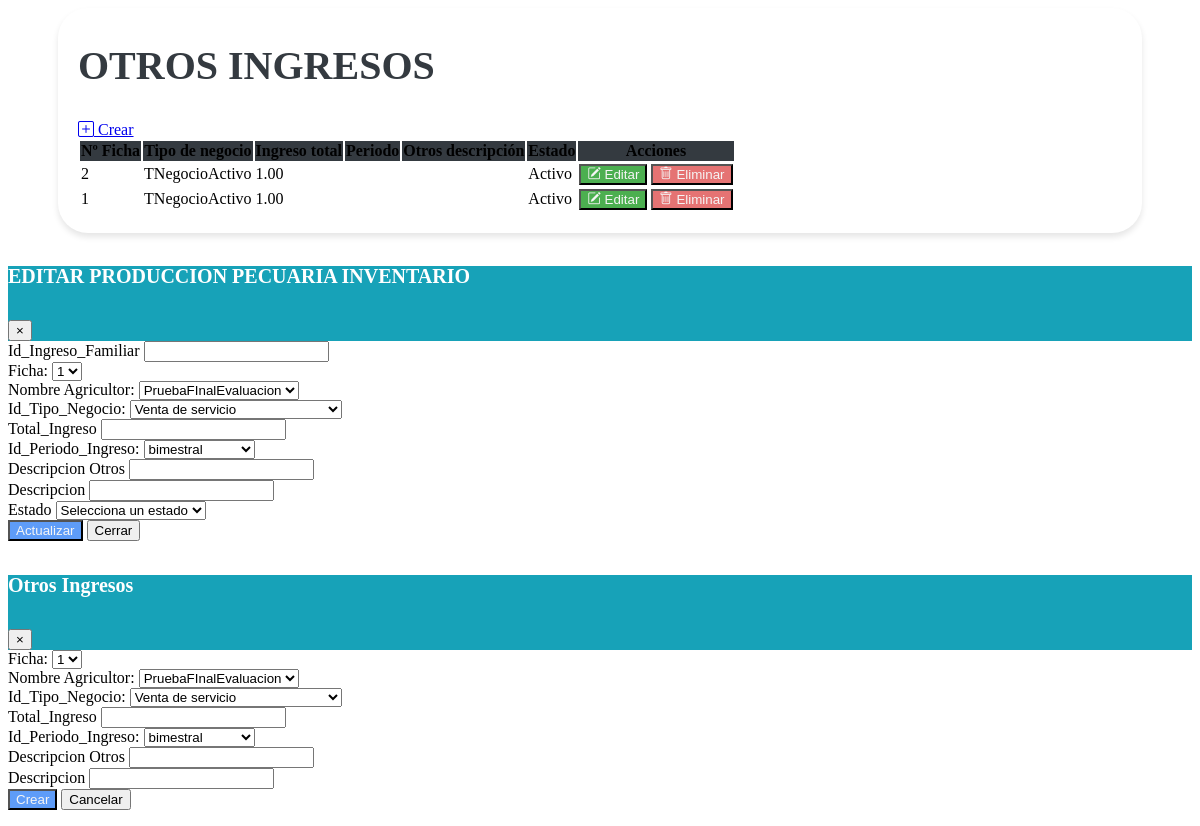
Screenshot of /vistas/Mantenimiento_Ingreso_Familiar.php with the database file from the repository.
### tables this page shows
CREATE TABLE `tbl_ingreso_familiar` (
  `Id_Ficha` bigint(20) DEFAULT NULL,
  `Id_Productor` bigint(20) DEFAULT NULL,
  `Id_Ingreso_Familiar` bigint(20) NOT NULL,
  `Id_Tipo_Negocio` bigint(20) DEFAULT NULL,
  `Total_Ingreso` decimal(10,2) DEFAULT NULL,
  `Id_Periodo_Ingreso` bigint(20) DEFAULT NULL,
  `Descripcion_Otros` varchar(255) DEFAULT NULL,
  `Descripcion` varchar(255) DEFAULT NULL,
  `Creado_Por` varchar(255) DEFAULT NULL,
  `Fecha_Creacion` timestamp NOT NULL DEFAULT current_timestamp(),
  `Modificado_Por` varchar(255) DEFAULT NULL,
  `Fecha_Modificacion` timestamp NOT NULL DEFAULT current_timestamp() ON UPDATE current_timestamp(),
  `estado` enum('A','I') DEFAULT 'A'
);

CREATE TABLE `tbl_tipo_negocios` (
  `id_tipo_negocio` bigint(20) NOT NULL,
  `tipo_negocio` varchar(255) DEFAULT NULL,
  `descripcion` text DEFAULT NULL,
  `creado_por` varchar(255) DEFAULT NULL,
  `fecha_creacion` timestamp NOT NULL DEFAULT current_timestamp() ON UPDATE current_timestamp(),
  `modificado_por` varchar(255) DEFAULT NULL,
  `fecha_modificacion` timestamp NOT NULL DEFAULT current_timestamp() ON UPDATE current_timestamp(),
  `estado` enum('A','I') DEFAULT 'A'
);

### vistas/Mantenimiento_Ingreso_Familiar.php (the view, shortened to what the rows shown need)
<link href="https://cdn.jsdelivr.net/npm/bootstrap-icons@1.10.0/font/bootstrap-icons.css" rel="stylesheet">
<link rel="stylesheet" href="assets/css/estilos.css">
    <link rel="stylesheet" href="https://cdn.datatables.net/1.10.20/css/dataTables.bootstrap4.min.css">
<div class="containertable">
    <div class="d-flex justify-content-between align-items-end mb-4">
        <div>
            <h1 class="poppins-font mb-2">OTROS INGRESOS</h1>
            <br>
        </div>
    </div>
    <div class="table-responsive">
    <table id="tablax" class="table table-hover">
            <thead class="table-dark text-center" style="background-color: #343A40;">
                <tr>
                    <th scope="col">Nº Ficha</th>
                    <th scope="col">Tipo de negocio</th>
                    <th scope="col">Ingreso total</th>
                    <th scope="col">Periodo</th>
                    <th scope="col">Otros descripción</th>
                    <th scope="col">Estado</th>
                    <th scope="col">Acciones</th>
                </tr>
            </thead>
            <tbody class="text-center">
                <?php
                include "../php/conexion_be.php";
                $sql = $conexion->query("SELECT
                F.id_ficha,
                P.primer_nombre,
                Pd.periodo,
                TN.tipo_negocio,
                IFR.*
            FROM
                tbl_ingreso_familiar IFR
                LEFT JOIN fichas F ON IFR.Id_Ficha = F.id_ficha
                LEFT JOIN tbl_productor P ON IFR.Id_Productor = P.id_productor
                LEFT JOIN tbl_periodicidad Pd ON IFR.Id_Periodo_Ingreso = Pd.id_periodo
                LEFT JOIN tbl_tipo_negocios TN ON IFR.Id_Tipo_Negocio = TN.id_tipo_negocio;
            ");
                while ($datos = $sql->fetch_object()) { ?>
                    <tr>
                        <td><?= $datos->Id_Ficha ?></td>
                        <td><?= $datos->tipo_negocio ?></td>
                        <td><?= $datos->Total_Ingreso ?></td>
                        <td><?= $datos->periodo ?></td>
                        <td><?= $datos->Descripcion_Otros ?></td>
                        <td><?php
                            if ($datos->estado == "A") {
                                echo '<span class="badge bg-success">Activo</span>';
                            } else {
                                echo '<span class="badge bg-danger">Inactivo</span>';
                            }
                            ?></td>
                        <td>
                            <button type="button" class="btn btn-editar" data-toggle="modal" data-target="#modalEditar" onclick="abrirModalEditar
                            ('<?= $datos->Id_Ingreso_Familiar ?>', '<?= $datos->Id_Ficha ?>', '<?= $datos->Id_Productor ?>', '<?= $datos->Id_Tipo_Negocio ?>', '<?= $datos->Total_Ingreso ?>', '<?= $datos->Id_Periodo_Ingreso ?>', '<?= $datos->Descripcion_Otros ?>', '<?= $datos->Descripcion ?>','<?= $datos->estado ?>')">
                                <i class="bi bi-pencil-square"></i>
                                Editar
                            </button>
                            <form id="deleteForm" method="POST" action="modelos/eliminar_ingreso_familiar.php" style="display: inline;">
                                <button type="submit" class="btn btn-eliminar">
                                    <i class="bi bi-trash"></i>
                                    Eliminar
                                </button>
                            </form>
                        </td>
                    </tr>
                <?php }
                ?>
            </tbody>
        </table>
    </div>
</div>

### rows the page displays
tbl_ingreso_familiar: Id_Ficha "2", Id_Tipo_Negocio.tipo_negocio "TNegocioActivo", Total_Ingreso "1.00", estado "Activo"
tbl_ingreso_familiar: Id_Ficha "1", Id_Tipo_Negocio.tipo_negocio "TNegocioActivo", Total_Ingreso "1.00", estado "Activo"

### other values shown
form field Id_Ficha "1"
form field Id_Productor "PruebaFInalEvaluacion"
form field Id_Tipo_Negocio "Venta de servicio"
form field Id_Periodo_Ingreso "bimestral"
